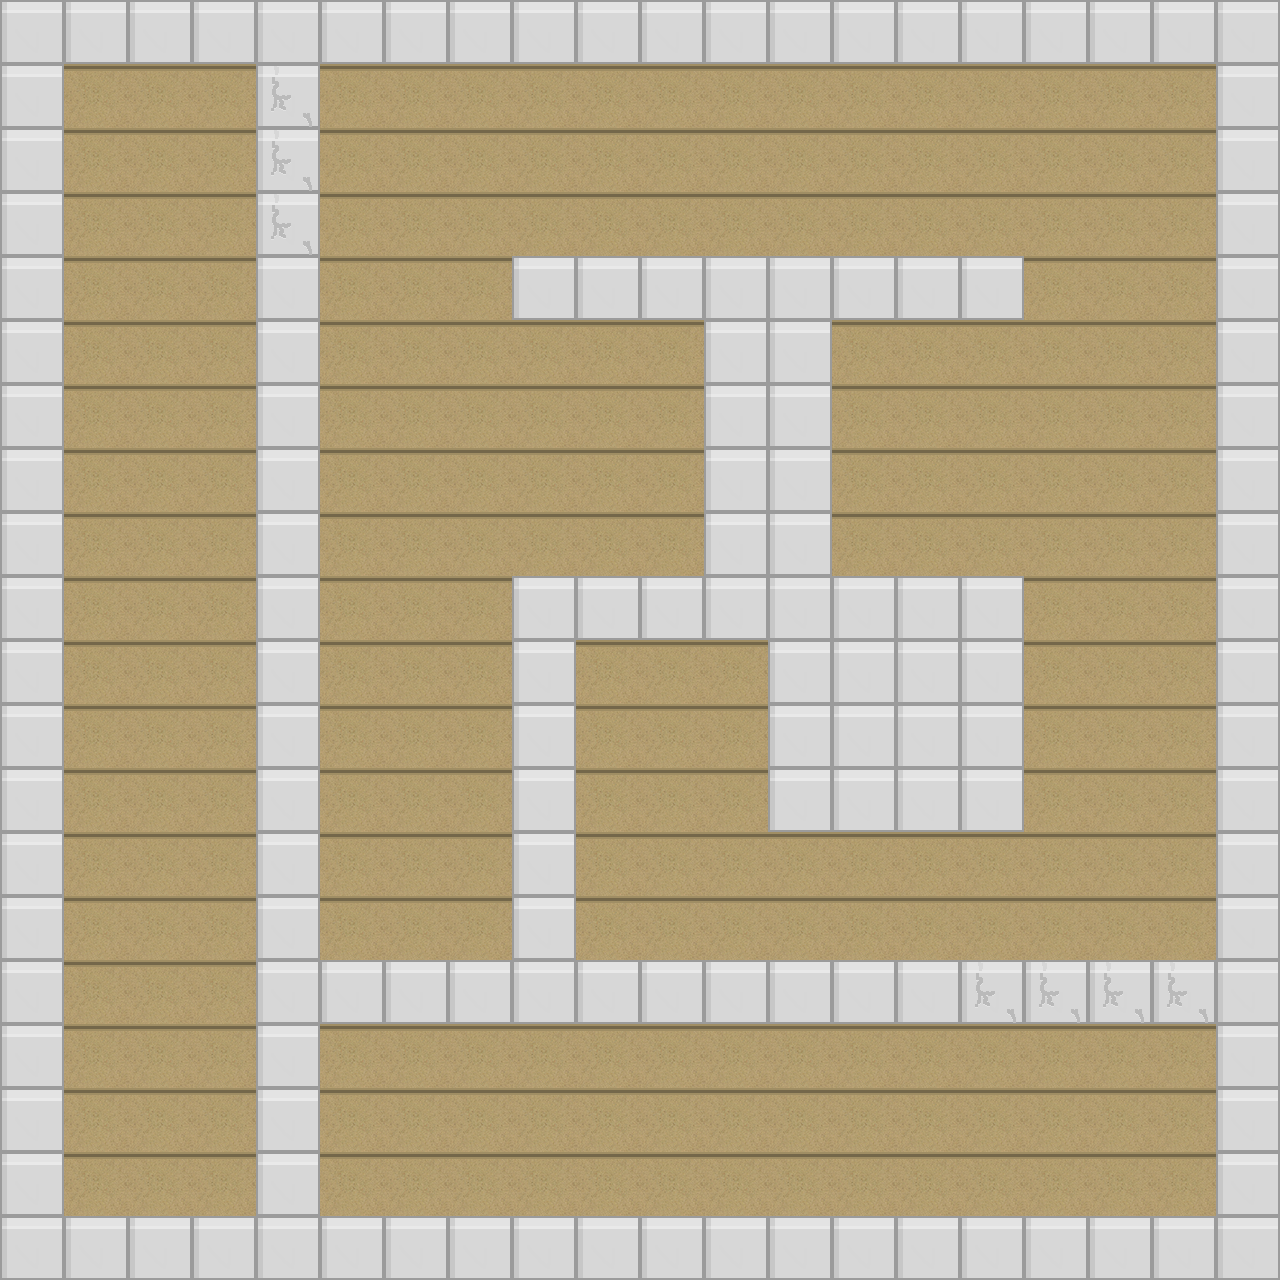

This is a level from a 2D game, rendered from its Tiled map with the project's own tilesets. A one-line summary and the complete map file follow:
An orthogonal 20x20 tile map with 64x64 px tiles, 2 tile layers (floors, walls).

<map version="1.2" tiledversion="1.2.1" orientation="orthogonal" renderorder="right-down" width="20" height="20" tilewidth="64" tileheight="64" infinite="0" nextlayerid="3" nextobjectid="1">
 <tileset firstgid="1" name="landscape" tilewidth="64" tileheight="64" tilecount="30" columns="6">
  <image source="landscape-tileset.png" width="384" height="320" />
  <tile id="0">
   <properties>
    <property name="destruction" type="bool" value="true" />
   </properties>
  </tile>
  <tile id="25">
   <properties>
    <property name="collides" type="bool" value="true" />
   </properties>
  </tile>
  <tile id="26">
   <properties>
    <property name="collides" type="bool" value="true" />
   </properties>
  </tile>
 </tileset>
 <layer id="2" name="floors" width="20" height="20">
  <data encoding="csv">
13,13,13,13,13,13,13,13,13,13,13,13,13,13,13,13,13,13,13,13,
13,13,13,13,13,13,13,13,13,13,13,13,13,13,13,13,13,13,13,13,
13,13,13,13,13,13,13,13,13,13,13,13,13,13,13,13,13,13,13,13,
13,13,13,13,13,13,13,13,13,13,13,13,13,13,13,13,13,13,13,13,
13,13,13,13,13,13,13,13,13,13,13,13,13,13,13,13,13,13,13,13,
13,13,13,13,13,13,13,13,13,13,13,13,13,13,13,13,13,13,13,13,
13,13,13,13,13,13,13,13,13,13,13,13,13,13,13,13,13,13,13,13,
13,13,13,13,13,13,13,13,13,13,13,13,13,13,13,13,13,13,13,13,
13,13,13,13,13,13,13,13,13,13,13,13,13,13,13,13,13,13,13,13,
13,13,13,13,13,13,13,13,13,13,13,13,13,13,13,13,13,13,13,13,
13,13,13,13,13,13,13,13,13,13,13,13,13,13,13,13,13,13,13,13,
13,13,13,13,13,13,13,13,13,13,13,13,13,13,13,13,13,13,13,13,
13,13,13,13,13,13,13,13,13,13,13,13,13,13,13,13,13,13,13,13,
13,13,13,13,13,13,13,13,13,13,13,13,13,13,13,13,13,13,13,13,
13,13,13,13,13,13,13,13,13,13,13,13,13,13,13,13,13,13,13,13,
13,13,13,13,13,13,13,13,13,13,13,13,13,13,13,13,13,13,13,13,
13,13,13,13,13,13,13,13,13,13,13,13,13,13,13,13,13,13,13,13,
13,13,13,13,13,13,13,13,13,13,13,13,13,13,13,13,13,13,13,13,
13,13,13,13,13,13,13,13,13,13,13,13,13,13,13,13,13,13,13,13,
13,13,13,13,13,13,13,13,13,13,13,13,13,13,13,13,13,13,13,13
</data>
 </layer>
 <layer id="1" name="walls" width="20" height="20">
  <data encoding="csv">
25,25,25,25,25,25,25,25,25,25,25,25,25,25,25,25,25,25,25,25,
25,0,0,0,26,0,0,0,0,0,0,0,0,0,0,0,0,0,0,25,
25,0,0,0,26,0,0,0,0,0,0,0,0,0,0,0,0,0,0,25,
25,0,0,0,26,0,0,0,0,0,0,0,0,0,0,0,0,0,0,25,
25,0,0,0,25,0,0,0,25,25,25,25,25,25,25,25,0,0,0,25,
25,0,0,0,25,0,0,0,0,0,0,25,25,0,0,0,0,0,0,25,
25,0,0,0,25,0,0,0,0,0,0,25,25,0,0,0,0,0,0,25,
25,0,0,0,25,0,0,0,0,0,0,25,25,0,0,0,0,0,0,25,
25,0,0,0,25,0,0,0,0,0,0,25,25,0,0,0,0,0,0,25,
25,0,0,0,25,0,0,0,25,25,25,25,25,25,25,25,0,0,0,25,
25,0,0,0,25,0,0,0,25,0,0,0,25,25,25,25,0,0,0,25,
25,0,0,0,25,0,0,0,25,0,0,0,25,25,25,25,0,0,0,25,
25,0,0,0,25,0,0,0,25,0,0,0,25,25,25,25,0,0,0,25,
25,0,0,0,25,0,0,0,25,0,0,0,0,0,0,0,0,0,0,25,
25,0,0,0,25,0,0,0,25,0,0,0,0,0,0,0,0,0,0,25,
25,0,0,0,25,25,25,25,25,25,25,25,25,25,25,26,26,26,26,25,
25,0,0,0,25,0,0,0,0,0,0,0,0,0,0,0,0,0,0,25,
25,0,0,0,25,0,0,0,0,0,0,0,0,0,0,0,0,0,0,25,
25,0,0,0,25,0,0,0,0,0,0,0,0,0,0,0,0,0,0,25,
25,25,25,25,25,25,25,25,25,25,25,25,25,25,25,25,25,25,25,25
</data>
 </layer>
</map>
